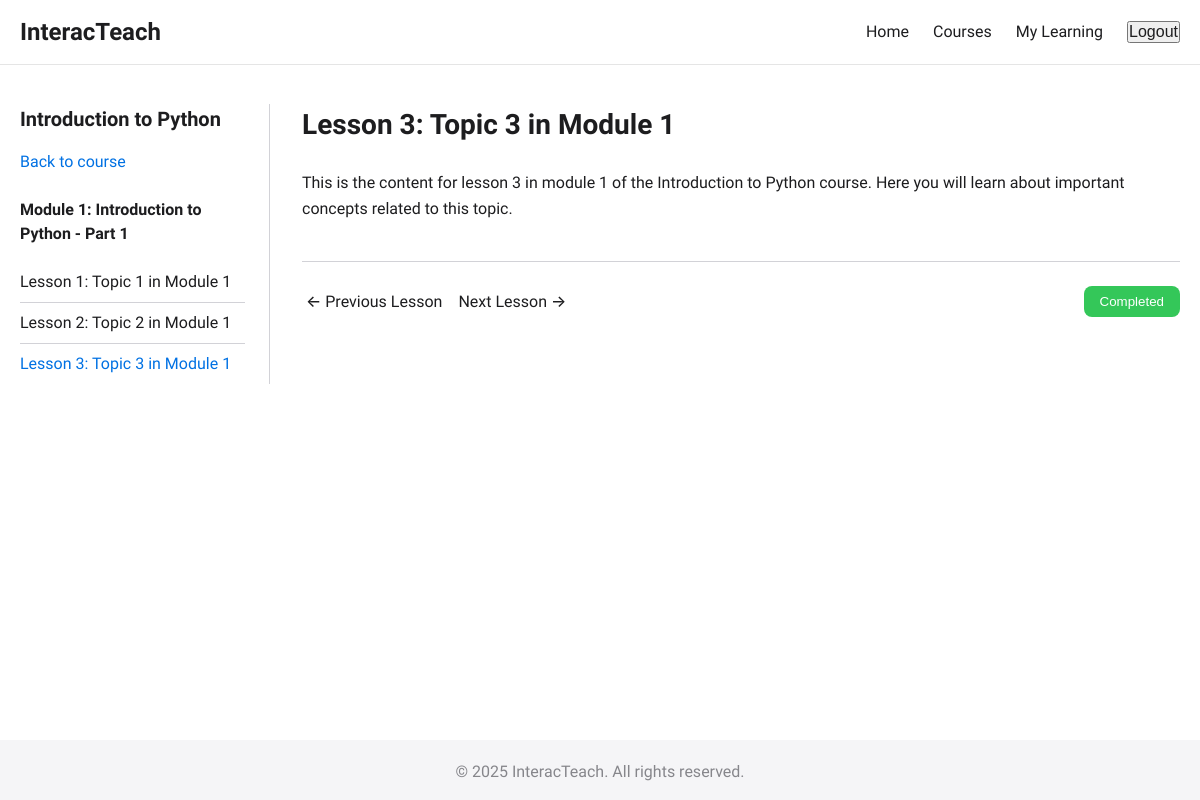
Screenshot of /courses/introduction-to-python/lesson/3/ (signed in) with the database file from the repository.
### core/models.py (models this page shows, shortened)
class Course(models.Model):
    title = models.CharField(max_length=200)
    slug = models.SlugField(max_length=200, unique=True, blank=True)
    description = models.TextField()
    instructor = models.CharField(max_length=100)
    image = models.CharField(max_length=200, default='/static/images/course-placeholder.jpg')
    created_at = models.DateTimeField(auto_now_add=True)
    duration = models.CharField(max_length=50, default="4 weeks")
    level = models.CharField(max_length=20, choices=[
        ('beginner', 'Beginner'),
        ('intermediate', 'Intermediate'),
        ('advanced', 'Advanced')
    ], default='beginner')
    class Meta:
        ordering = ['-created_at']

class Module(models.Model):
    course = models.ForeignKey(Course, related_name='modules', on_delete=models.CASCADE)
    title = models.CharField(max_length=200)
    description = models.TextField(blank=True)
    order = models.PositiveIntegerField(default=0)
    class Meta:
        ordering = ['order']

class Lesson(models.Model):
    module = models.ForeignKey(Module, related_name='lessons', on_delete=models.CASCADE)
    title = models.CharField(max_length=200)
    content = models.TextField()
    video_url = models.URLField(blank=True, null=True)
    order = models.PositiveIntegerField(default=0)
    class Meta:
        ordering = ['order']

### core/views.py (the view, shortened to what this page needs)
# urls.py: path('courses/<slug:course_slug>/lesson/<int:lesson_id>/', views.lesson_detail, name='lesson_detail'),
@login_required
def lesson_detail(request, course_slug, lesson_id):
    course = get_object_or_404(Course, slug=course_slug)
    lesson = get_object_or_404(Lesson, id=lesson_id, module__course=course)
    try:
        enrollment = Enrollment.objects.get(user=request.user, course=course)
    except Enrollment.DoesNotExist:
        messages.error(request, "You must be enrolled in this course to view lessons")
        return redirect('course_detail', course_slug=course_slug)
    lesson_progress, created = LessonProgress.objects.get_or_create(
        enrollment=enrollment,
        lesson=lesson
    )
    module = lesson.module
    lessons_in_module = list(module.lessons.all())
    current_index = lessons_in_module.index(lesson)
    prev_lesson = lessons_in_module[current_index - 1] if current_index > 0 else None
    next_lesson = lessons_in_module[current_index + 1] if current_index < len(lessons_in_module) - 1 else None
    if not next_lesson:
        modules = list(Module.objects.filter(course=course))
        current_module_index = modules.index(module)
        if current_module_index < len(modules) - 1:
            next_module = modules[current_module_index + 1]
            next_module_first_lesson = next_module.lessons.first()
            if next_module_first_lesson:
                next_lesson = next_module_first_lesson
    context = {
        'course': course,
        'lesson': lesson,
        'is_completed': lesson_progress.completed,
        'prev_lesson': prev_lesson,
        'next_lesson': next_lesson,
        'module': module
    }
    return render(request, 'core/lesson_detail.html', context)

### core/templates/core/lesson_detail.html (shortened to what this page needs)
{% extends 'core/base.html' %}
{% block content %}
<div class="lesson-container">
    <div class="lesson-sidebar">
        <div class="course-info">
            <h3 class="course-title">{{ course.title }}</h3>
            <a href="{% url 'course_detail' course_slug=course.slug %}" class="back-to-course">Back to course</a>
        </div>
        <div class="module-lessons">
            <h4 class="module-title">{{ module.title }}</h4>
            <ul class="lesson-list">
                {% for lesson_item in module.lessons.all %}
                    <li class="lesson-item {% if lesson_item.id == lesson.id %}active{% endif %}">
                        <a href="{% url 'lesson_detail' course_slug=course.slug lesson_id=lesson_item.id %}" class="lesson-link">
                            {{ lesson_item.title }}
                        </a>
                    </li>
                {% endfor %}
            </ul>
        </div>
    </div>
    <div class="lesson-main">
        <div class="lesson-header">
            <h1 class="lesson-title">{{ lesson.title }}</h1>
        </div>
        <div class="lesson-content">
            {{ lesson.content|linebreaks }}
        </div>
        <div class="lesson-actions">
            <div class="lesson-navigation">
                {% if prev_lesson %}
                    <a href="{% url 'lesson_detail' course_slug=course.slug lesson_id=prev_lesson.id %}" class="prev-lesson">
                        <span class="nav-arrow">←</span> Previous Lesson
                    </a>
                {% endif %}
                {% if next_lesson %}
                    <a href="{% url 'lesson_detail' course_slug=course.slug lesson_id=next_lesson.id %}" class="next-lesson">
                        Next Lesson <span class="nav-arrow">→</span>
                    </a>
                {% endif %}
            </div>
            <form method="post" class="completion-form">
                <button type="submit" class="complete-button {% if is_completed %}completed{% endif %}" {% if is_completed %}disabled{% endif %}>
                    {% if is_completed %}Completed{% else %}Mark as Completed{% endif %}
                </button>
            </form>
        </div>
    </div>
</div>
{% endblock %}

### core/templates/core/base.html (shortened to what this page needs)
<!DOCTYPE html>
<html lang="en">
<head>
    <link rel="stylesheet" href="/static/css/styles.css">
</head>
<body>
    <header class="header">
        <div class="container">
            <div class="header-content">
                <div class="logo">
                    <a href="{% url 'home' %}">InteracTeach</a>
                </div>
                <nav class="nav">
                    <ul class="nav-list">
                        <li class="nav-item"><a href="{% url 'home' %}" class="nav-link">Home</a></li>
                        <li class="nav-item"><a href="{% url 'course_list' %}" class="nav-link">Courses</a></li>
                        {% if user.is_authenticated %}
                            <li class="nav-item"><a href="{% url 'my_courses' %}" class="nav-link">My Learning</a></li>
                            <li class="nav-item">
                                <form method="post" action="{% url 'logout' %}" class="logout-form">
                                    <button type="submit" class="nav-link logout-button">Logout</button>
                                </form>
                            </li>
                        {% else %}
                            <li class="nav-item"><a href="{% url 'login' %}" class="nav-link">Login</a></li>
                        {% endif %}
                    </ul>
                </nav>
            </div>
        </div>
    </header>
    <main class="main">
        <div class="container">
            {% block content %}{% endblock %}
        </div>
    </main>
    <footer class="footer">
        <div class="container">
            <p>&copy; {% now "Y" %} InteracTeach. All rights reserved.</p>
        </div>
    </footer>
</body>
</html>

### static/css/styles.css (style rules this page uses)
:root { --primary-color: #0071e3; --secondary-color: #1d1d1f; --background-color: #ffffff; --text-color: #1d1d1f; --light-gray: #f5f5f7; --medium-gray: #86868b; --border-color: #d2d2d7; --success-color: #34c759; --error-color: #ff3b30; --border-radius: 12px; --shadow: 0 4px 12px rgba(0, 0, 0, 0.08); }
* { margin: 0; padding: 0; box-sizing: border-box; }
body { font-family: "SF Pro Display", -apple-system, BlinkMacSystemFont, "Segoe UI", Roboto, Oxygen, Ubuntu, Cantarell, "Open Sans", "Helvetica Neue", sans-serif; color: var(--text-color); background-color: var(--background-color); line-height: 1.5; -webkit-font-smoothing: antialiased; -moz-osx-font-smoothing: grayscale; }
.container { width: 100%; max-width: 1200px; margin: 0 auto; padding: 0 20px; }
a { color: var(--primary-color); text-decoration: none; transition: color 0.3s ease; }
.header { background-color: rgba(255, 255, 255, 0.8); backdrop-filter: blur(10px); -webkit-backdrop-filter: blur(10px); position: sticky; top: 0; z-index: 100; box-shadow: 0 1px 0 rgba(0, 0, 0, 0.1); }
.header-content { display: flex; justify-content: space-between; align-items: center; height: 64px; }
.logo a { font-size: 24px; font-weight: 600; color: var(--secondary-color); }
.nav-list { display: flex; list-style: none; }
.nav-item { margin-left: 24px; }
.nav-link { color: var(--secondary-color); font-weight: 500; font-size: 16px; }
.main { min-height: calc(100vh - 64px - 60px); padding: 40px 0; }
.footer { background-color: var(--light-gray); padding: 20px 0; text-align: center; color: var(--medium-gray); }
.course-title { font-size: 20px; font-weight: 600; margin-bottom: 8px; }
.module-title { font-size: 18px; font-weight: 500; }
.lesson-list { list-style: none; }
.lesson-item { padding: 8px 0; border-bottom: 1px solid var(--border-color); }
.lesson-item:last-child { border-bottom: none; }
.lesson-link { display: block; color: var(--secondary-color); transition: color 0.3s ease; }
.lesson-container { display: flex; gap: 32px; }
.lesson-sidebar { flex: 0 0 250px; border-right: 1px solid var(--border-color); padding-right: 24px; }
.lesson-main { flex: 1; }
.course-info { margin-bottom: 24px; }
.back-to-course { display: inline-block; margin-top: 8px; color: var(--primary-color); }
.module-lessons .module-title { font-size: 16px; font-weight: 600; margin-bottom: 16px; color: var(--secondary-color); }
.lesson-item.active .lesson-link { color: var(--primary-color); font-weight: 500; }
.lesson-header { margin-bottom: 24px; }
.lesson-title { font-size: 28px; font-weight: 600; color: var(--secondary-color); }
.lesson-content { margin-bottom: 40px; line-height: 1.6; }
.lesson-actions { display: flex; justify-content: space-between; align-items: center; margin-top: 40px; padding-top: 24px; border-top: 1px solid var(--border-color); }
.lesson-navigation { display: flex; gap: 16px; }
.prev-lesson, .next-lesson { display: inline-flex; align-items: center; color: var(--secondary-color); font-weight: 500; }
.nav-arrow { margin: 0 4px; }
.complete-button { padding: 8px 16px; background-color: var(--primary-color); color: white; border: none; border-radius: 8px; font-weight: 500; cursor: pointer; transition: background-color 0.3s ease; }
.complete-button.completed { background-color: var(--success-color); cursor: default; }

### rows the page displays
Course: title "Introduction to Python"
Module: title "Module 1: Introduction to Python - Part 1"
Lesson: title "Lesson 1: Topic 1 in Module 1"
Lesson: title "Lesson 2: Topic 2 in Module 1"
Lesson: title "Lesson 3: Topic 3 in Module 1", content "This is the content for lesson 3 in module 1 of the Introduction to Python course. Here you will learn about important concepts related to this topic."
